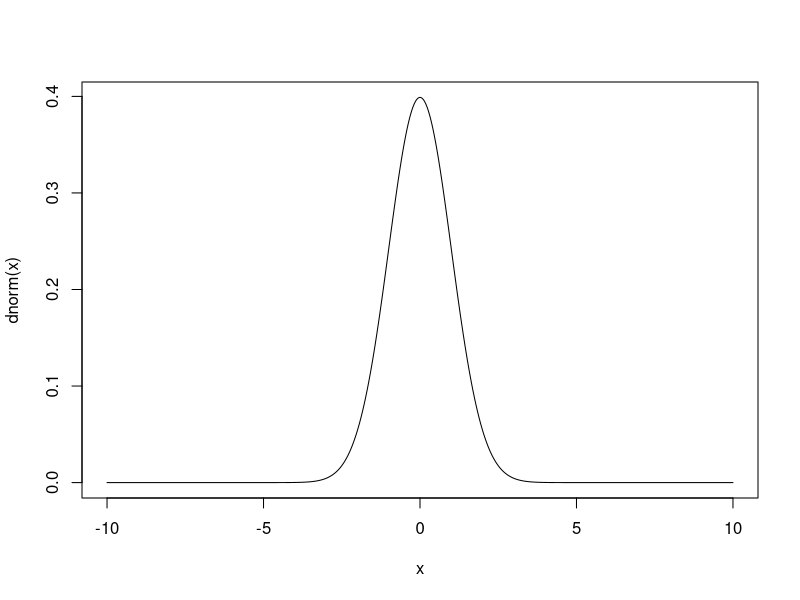
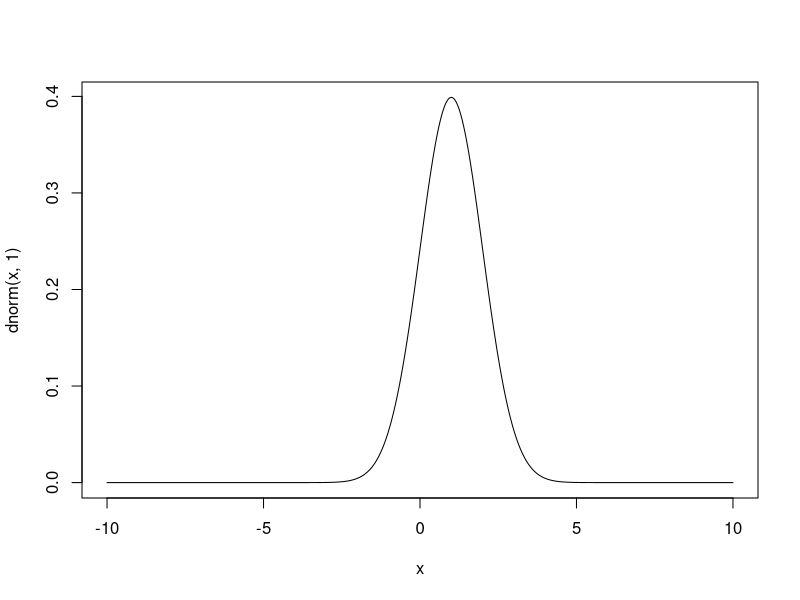
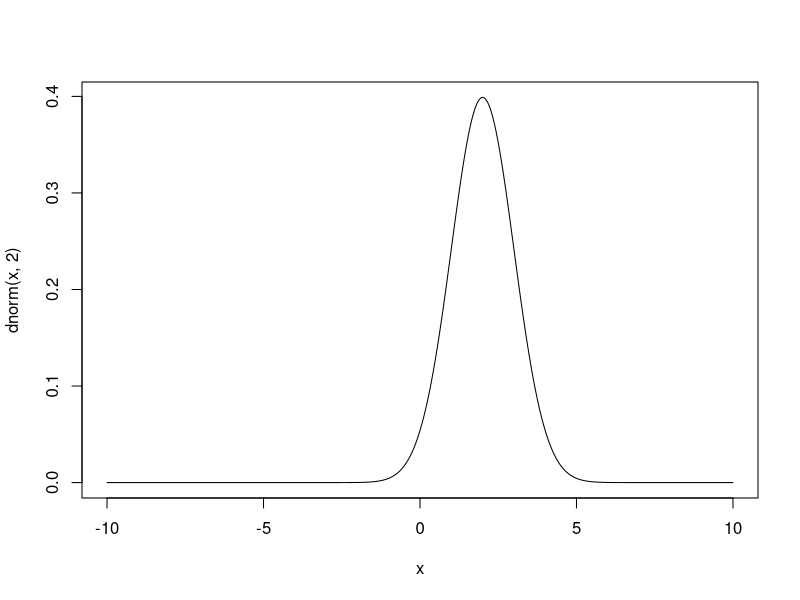
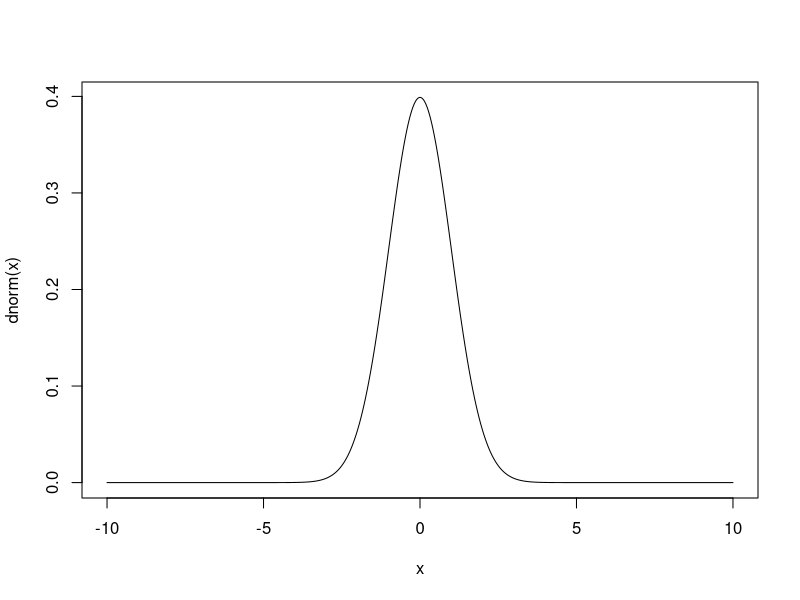
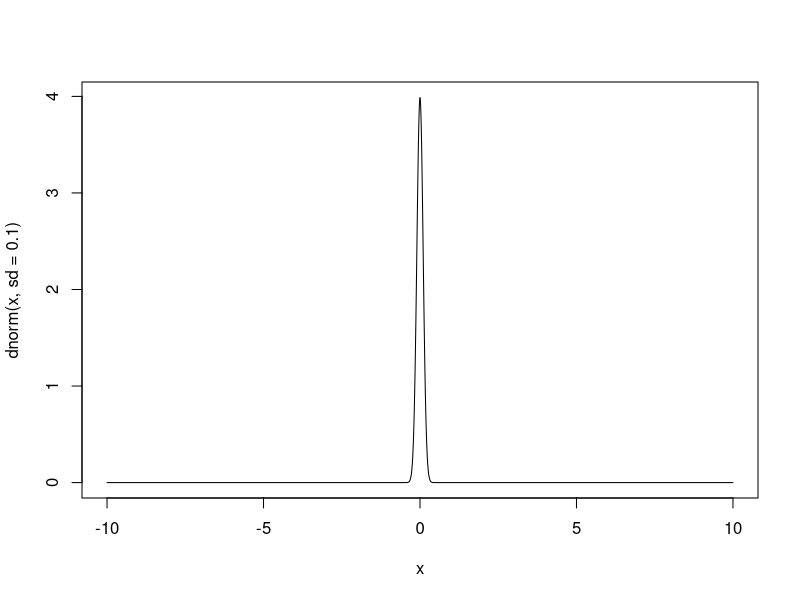
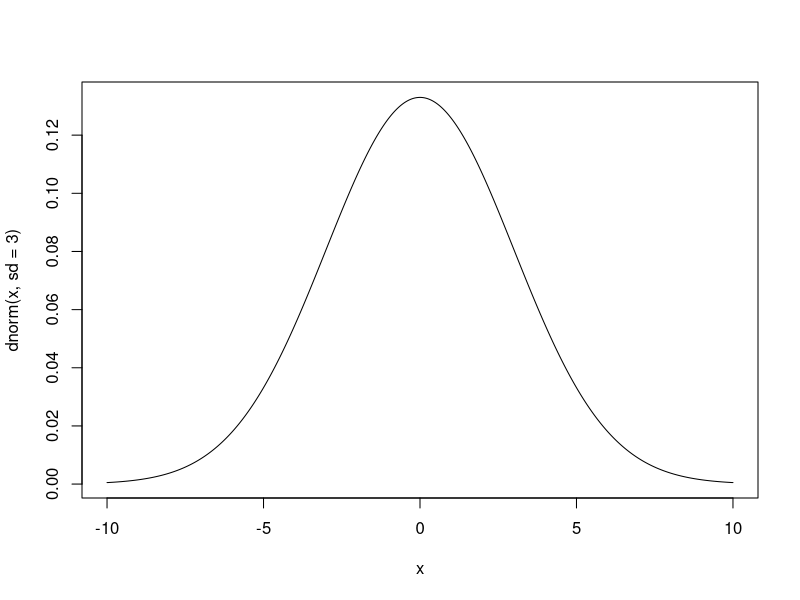
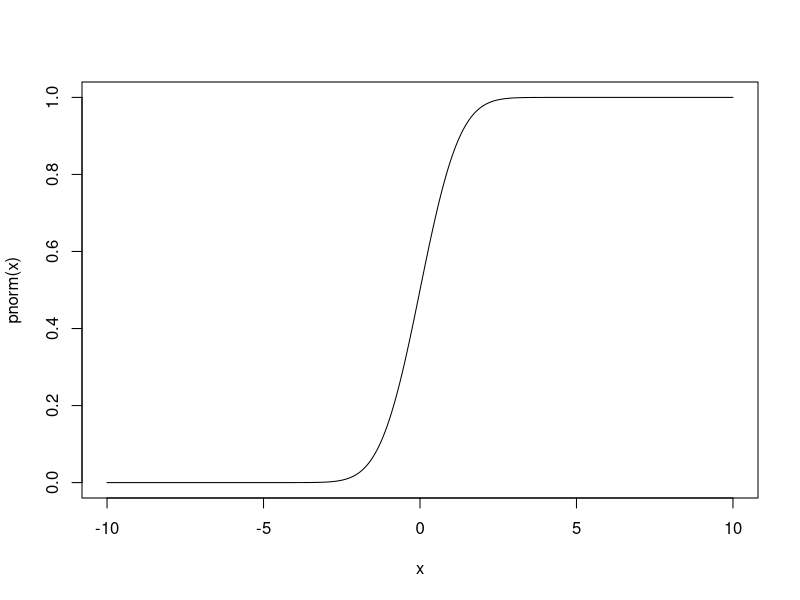
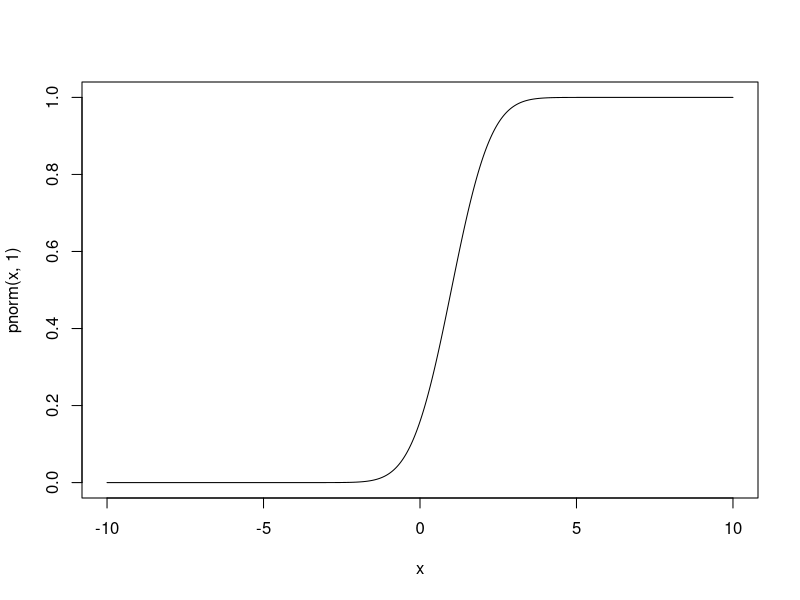

Here is the R script that generated these plots, in order:
#Exercise 3.1

x<-seq(-10,10,0.01)

plot(x, dnorm(x), type = "l") #N(0,1)
plot(x, dnorm(x,1), type = "l") #N(1,1)
plot(x, dnorm(x,2), type = "l") #N(2,1)

plot(x, dnorm(x), type = "l")
plot(x, dnorm(x, sd = 0.1), type = "l") #N(0,0.1)
plot(x, dnorm(x, sd = 3), type = "l") #N(0,3)


plot(x, pnorm(x), type = "l") #P(0,1)
plot(x, pnorm(x,1), type = "l") #P(1,1)
plot(x, pnorm(x,2), type = "l") #P(2,1)

plot(x, pnorm(x), type = "l")
plot(x, pnorm(x, sd = 0.1), type = "l") #P(0,0.1)
plot(x, pnorm(x, sd = 3), type = "l") #P(0,3)



#Exercise 3.2

#1
pnorm(179, 173, 6)

#2
pnorm(180, 173, 6) - pnorm(167, 173, 6)

#3
1-pnorm(181, 173, 6)

#4
qnorm(0.6, 173, 6)


#Exercise 3.3

values <- rnorm(100)
plot(rnorm(100), type = "l")
hist(values)
density(values)


# Exercise 3.4

x<-seq(0,10,1)
plot(x, dbinom(x, 10, 0.25), type="l")

x<-seq(0,100,1)
plot(x, dbinom(x, 100, 0.25), type="l")

x<-seq(0,100,1)
plot(x, dbinom(x, 1000, 0.25), type="l")



# Exercise 3.5
# alpha equal to 2

u <- runif(1000) # uniform distribution 
x <- (1/(1-u))^(1/2) #sqrt de ordin alpha = 2
# calculus for this thing on paper, found random sample of certain thign
hist(x, breaks = 100)

x2 <- (1/(u))^(1/2)
hist(x2, breaks = 100)



# Exercise 3.6

plot.new()
rect(0,0,1,1,border = "blue")
x_axis<-seq(0,1,0.01)
lines(x_axis,x_axis^2, col = "red")

x <- runif(100000)
y <- runif(100000)
plot(x, y)
rect(0,0,1,1,border = "blue")
x_axis<-seq(0,1,0.01)
lines(x_axis,x_axis^2, col = "red")
sum(y < x^2) / length(x)


# Expercise 3.7

1 - pexp(100, 0.00625)

1 - pexp(200, 0.00625)

1 - pexp(300, 0.00625)

qexp(0.9, 0.00625)


#Exercise 3.8   

ppois(20,15)

ppois(20,15) - ppois(9,15)

qpois(0.8, 15)






